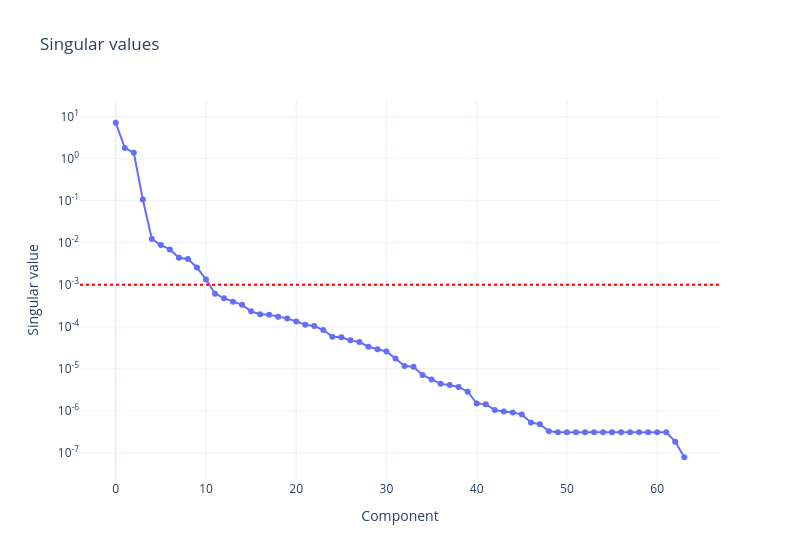

Here is the notebook cell this chart was saved with:
### Code cell
singular_values = singular.detach().cpu().numpy()

exponents = range(
    int(np.floor(np.log10(singular_values.min()))),
    int(np.ceil(np.log10(singular_values.max()))) + 1,
)

fig = go.Figure(
    go.Scatter(
        x=np.arange(len(singular_values)),
        y=singular_values,
        mode="lines+markers",
        customdata=singular_values,
        hovertemplate=(
            "Component: %{x}<br>"
            "Singular value: %{y:.6g}<br>"
            "<extra></extra>"
        ),
    )
)

fig.add_hline(
    y=SINGULAR_VALUE_THRESHOLD,
    line_dash="dot",
    line_color="red",
    # annotation_text="Threshold",
    # annotation_position="bottom right",
)

fig.update_layout(
    title="Singular values",
    xaxis_title="Component",
    yaxis_title="Singular value",
    width=800,
    yaxis={
        "type": "log",
        "tickvals": [10**e for e in exponents],
        "ticktext": [f"10<sup>{e}</sup>" for e in exponents],
    },
    template="plotly_white",
)

fig.show()

### Figure 1 — Plotly figure (JSON) as saved in the notebook; plotly's stock layout.template omitted (floating-point values rounded to 4 significant figures)
{"data": [{"customdata": [7.156, 1.804, 1.383, 0.1064, 0.01229, 0.008798, 0.006933, 0.004404, 0.004127, 0.002572, 0.001344, 0.0006155, 0.0004805, 0.0003976, 0.000333, 0.0002338, 0.0001991, 0.000194, 0.0001745, 0.0001589, 0.0001338, 0.0001128, 0.0001042, 8.388e-05, 5.837e-05, 5.622e-05, 4.765e-05, 4.349e-05, 3.359e-05, 2.948e-05, 2.592e-05, 1.765e-05, 1.166e-05, 1.122e-05, 7.15e-06, 5.624e-06, 4.397e-06, 4.117e-06, 3.713e-06, 2.87e-06, 1.509e-06, 1.445e-06, 1.044e-06, 9.695e-07, 9.183e-07, 8.265e-07, 5.332e-07, 4.811e-07, 3.285e-07, 3.106e-07, 3.106e-07, 3.106e-07, 3.106e-07, 3.106e-07, 3.106e-07, 3.106e-07, 3.106e-07, 3.106e-07, 3.106e-07, 3.106e-07, 3.106e-07, 3.106e-07, 1.854e-07, 7.901e-08], "hovertemplate": "Component: %{x}<br>Singular value: %{y:.6g}<br><extra></extra>", "mode": "lines+markers", "type": "scatter", "x": [0, 1, 2, 3, 4, 5, 6, 7, 8, 9, 10, 11, 12, 13, 14, 15, 16, 17, 18, 19, 20, 21, 22, 23, 24, 25, 26, 27, 28, 29, 30, 31, 32, 33, 34, 35, 36, 37, 38, 39, 40, 41, 42, 43, 44, 45, 46, 47, 48, 49, 50, 51, 52, 53, 54, 55, 56, 57, 58, 59, 60, 61, 62, 63], "y": [7.156, 1.804, 1.383, 0.1064, 0.01229, 0.008798, 0.006933, 0.004404, 0.004127, 0.002572, 0.001344, 0.0006155, 0.0004805, 0.0003976, 0.000333, 0.0002338, 0.0001991, 0.000194, 0.0001745, 0.0001589, 0.0001338, 0.0001128, 0.0001042, 8.388e-05, 5.837e-05, 5.622e-05, 4.765e-05, 4.349e-05, 3.359e-05, 2.948e-05, 2.592e-05, 1.765e-05, 1.166e-05, 1.122e-05, 7.15e-06, 5.624e-06, 4.397e-06, 4.117e-06, 3.713e-06, 2.87e-06, 1.509e-06, 1.445e-06, 1.044e-06, 9.695e-07, 9.183e-07, 8.265e-07, 5.332e-07, 4.811e-07, 3.285e-07, 3.106e-07, 3.106e-07, 3.106e-07, 3.106e-07, 3.106e-07, 3.106e-07, 3.106e-07, 3.106e-07, 3.106e-07, 3.106e-07, 3.106e-07, 3.106e-07, 3.106e-07, 1.854e-07, 7.901e-08]}], "layout": {"shapes": [{"line": {"color": "red", "dash": "dot"}, "type": "line", "x0": 0, "x1": 1, "xref": "x domain", "y0": 0.001, "y1": 0.001, "yref": "y"}], "title": {"text": "Singular values"}, "width": 800, "xaxis": {"title": {"text": "Component"}}, "yaxis": {"ticktext": ["10<sup>-8</sup>", "10<sup>-7</sup>", "10<sup>-6</sup>", "10<sup>-5</sup>", "10<sup>-4</sup>", "10<sup>-3</sup>", "10<sup>-2</sup>", "10<sup>-1</sup>", "10<sup>0</sup>", "10<sup>1</sup>"], "tickvals": [1e-08, 1e-07, 1e-06, 1e-05, 0.0001, 0.001, 0.01, 0.1, 1, 10], "title": {"text": "Singular value"}, "type": "log"}}}
